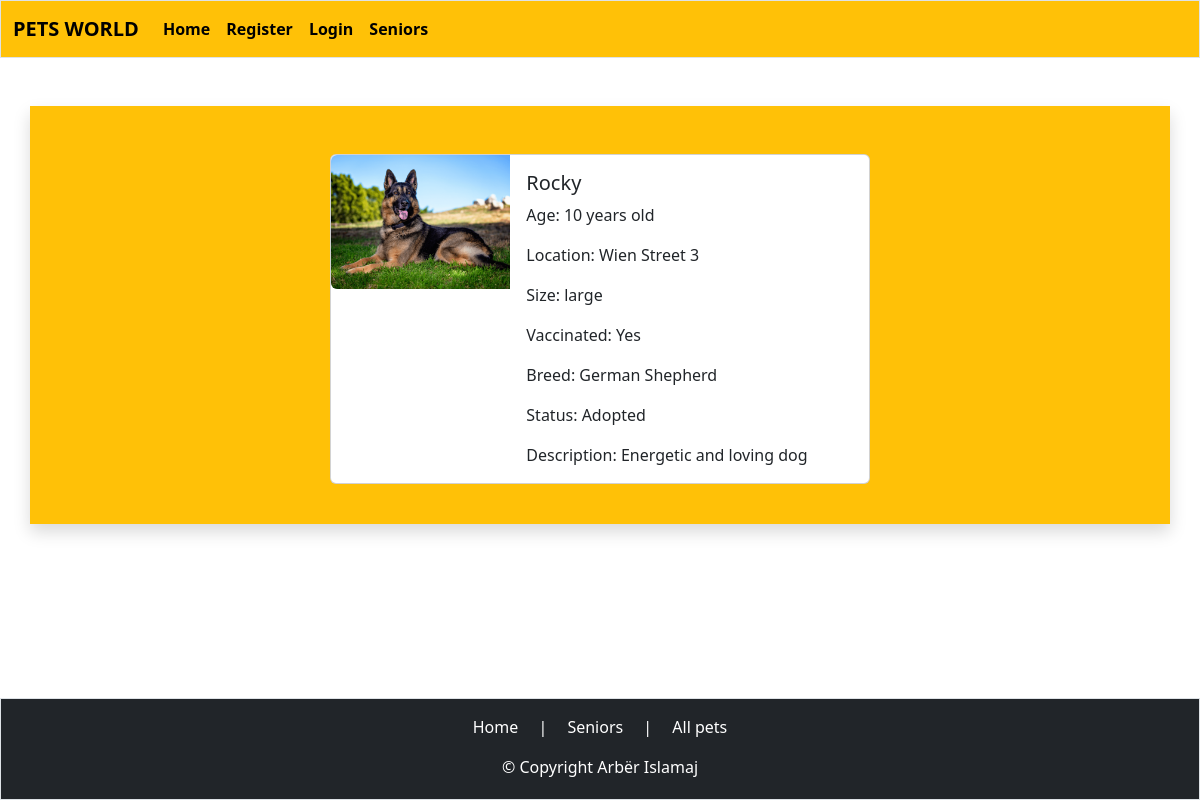
The app's page /animals/details.php?petID=3 with its own data.
### tables this page shows
CREATE TABLE `adoption` (
  `id` int(11) NOT NULL,
  `fk_user` int(11) NOT NULL,
  `fk_animal` int(11) NOT NULL,
  `date` datetime NOT NULL
);

CREATE TABLE `animals` (
  `petID` int(11) NOT NULL,
  `name` varchar(50) NOT NULL,
  `picture` varchar(255) DEFAULT NULL,
  `location` varchar(255) NOT NULL,
  `description` text DEFAULT NULL,
  `size` varchar(50) NOT NULL,
  `age` int(11) NOT NULL,
  `vaccinated` varchar(50) NOT NULL,
  `breed` varchar(50) NOT NULL,
  `status` varchar(50) NOT NULL
);

### animals/details.php (the view, shortened to what this page needs)
<?php
require_once '../components/db_connect.php';
$cards = "";
if (isset($_GET["petID"]) && !empty($_GET["petID"])) {
    $petID = $_GET["petID"];
    $sql = "SELECT * FROM `animals` LEFT JOIN `adoption` ON animals.petID = adoption.fk_user WHERE `petID` = $petID";
    $result = mysqli_query($conn, $sql);
    $cards = "";
    if ($result) {
        $row = mysqli_fetch_assoc($result);
        if ($row) {
            $status = ($row["fk_user"] !== NULL) ? "Adopted" : "Available";
            $cards .= "
        <div id='background' class='container'>
            <div class='card mb-3' style='max-width: 540px;'>
                <div class='row g-0'>
                    <div class='col-md-4'>
                        <img src='../assets/{$row["picture"]}' class='img-fluid rounded-start' alt='Pet'>
                    </div>
                    <div class='col-md-8'>
                        <div class='card-body'>
                            <h5 class='card-title'>{$row["name"]}</h5>
                            <p class='card-text'>Age: {$row["age"]} years old</p>
                            <p class='card-text'>Location: {$row["location"]}</p>
                            <p class='card-text'>Size: {$row["size"]}</p>
                            <p class='card-text'>Vaccinated: {$row["vaccinated"]}</p>
                            <p class='card-text'>Breed: {$row["breed"]}</p>
                            <p class='card-text'>Status: $status</p>
                            <p class='card-text'>Description: {$row["description"]}</p>
                        </div>
                    </div>
                </div>
            </div>
        </div>";
        } else {
            $cards = "No data found for petID: $petID";
        }
    } else {
        $cards = "Error executing the query.";
    }
}
?>
<!DOCTYPE html>
<html lang="en">
<head>
    <link href="https://cdn.jsdelivr.net/npm/bootstrap@5.3.2/dist/css/bootstrap.min.css" rel="stylesheet">
</head>
<body>
    <?php require_once '../components/navbar.php' ?>
    <div class="container bg-warning shadow mt-5 pt-5 pb-4">
        <?= $cards ?>
    </div>
    <?php require_once '../components/footer.php' ?>
</body>
</html>

### animals/details.php (style rules this page uses)
body { min-height: 100vh; display: flex; flex-direction: column; }
#background { display: flex; justify-content: center; align-items: center; }

### records on screen
adoption: animals.picture (picture), animals.name "Rocky", animals.age "10", animals.location "Wien Street 3", animals.size "large", animals.vaccinated "Yes", animals.breed "German Shepherd", fk_user "Adopted", animals.description "Energetic and loving dog"
